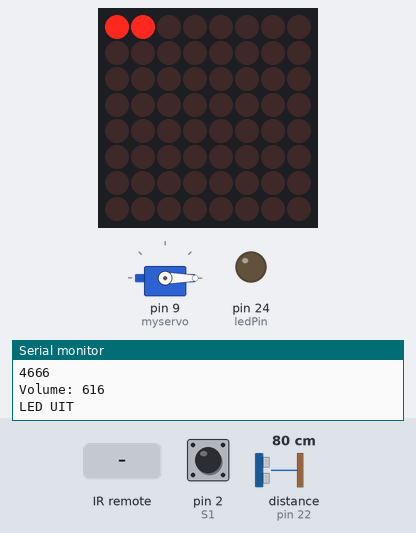
The sketch below on a simulated Arduino Mega 2560, built with avr-gcc and run on an emulated ATmega2560. On the bench: 8×8 LED matrix, servo, output pins drawn as LEDs (lit = HIGH), the last lines printed to the serial monitor. Wiring (inferred from the names in the program): ultrasonic range finder: trigger pin 23; echo pin 22; LED matrix (orientation assumed): rows pin 38, pin 45, pin 30, pin 37, pin 50, pin 31, pin 51, pin 33; columns pin 44, pin 52, pin 53, pin 36, pin 32, pin 39, pin 46, pin 47. The inputs (shaded band) are chosen by the test bench; at power-on: pin 2 (S1) HIGH, distance to the obstacle (sensor on pin 22) 80 cm. The echo pulse lasts 58.3 µs per cm; the audio player accepts every command and is not drawn; pins used as bus, display or sensor lines are not drawn.

Above: at 2.41 s.
2.8 s: pin 2 (S1) pulled LOW for 0.95 s
At 3.73 s:
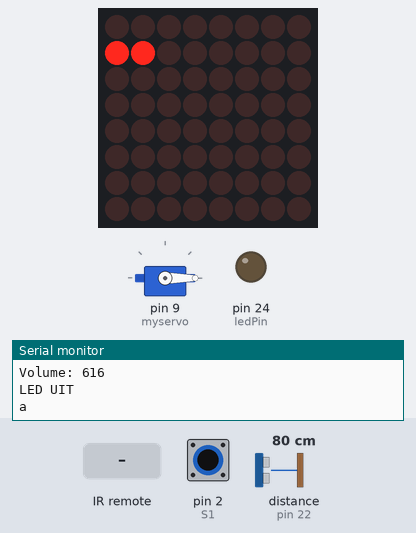
5.2 s: infrared code 0xB54AFF00 received
At 6.75 s:
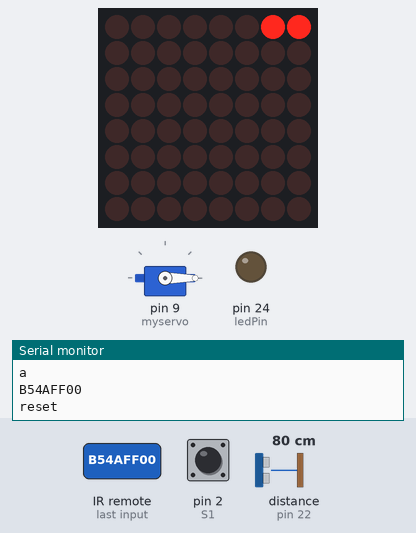
7.1 s: pin 2 (S1) pulled LOW for 0.95 s
At 7.61 s:
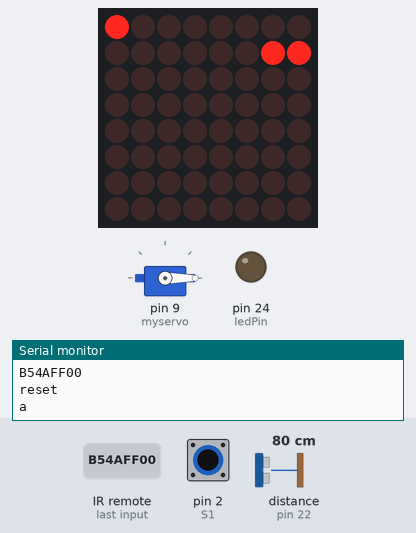
9.5 s: infrared code 0xBD42FF00 received
At 11.0 s:
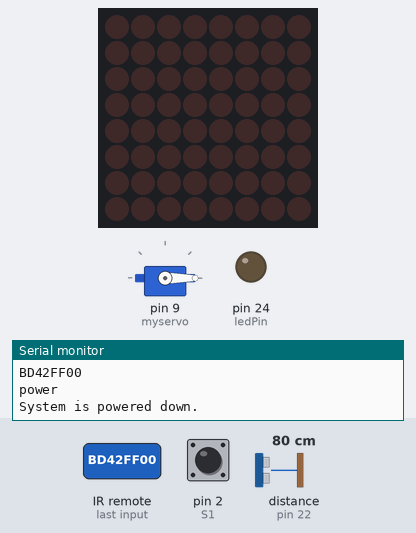
11.2 s: pin 2 (S1) pulled LOW for 3.2 s
At 13.43 s:
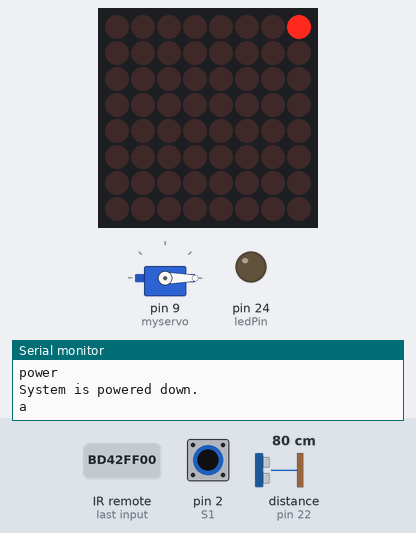
15.9 s: pin 2 (S1) pulled LOW for 0.95 s
At 16.83 s:
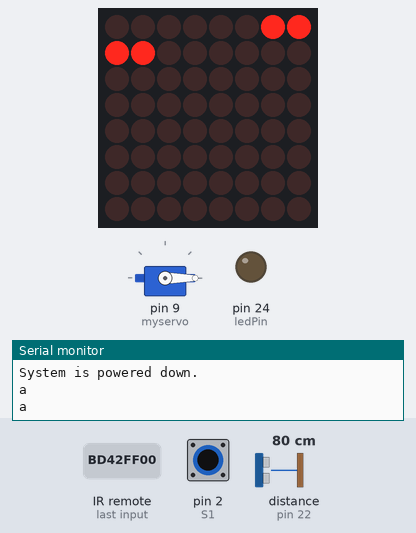

Measured:
- after the input at 2.8 s, the display: first changes at once (image 1 shows a later state)
- after the input at 5.2 s, the display: first differs from a run without the input after 0.26 s (image 2 shows a later state)
- after the input at 7.1 s, the display: first differs from a run without the input after 0.08 s (image 3 shows a later state)
- after the input at 9.5 s, the display: first differs from a run without the input after 1.2 s (image 4)
- after the input at 11.2 s, the display: first changes after 0.06 s (image 5 shows a later state)
- after the input at 15.9 s, the display: changes after 0.08 s (image 6)

The sketch:

torenspel.ino
```cpp
// code based on https://projecthub.arduino.cc/SAnwandter1/programming-8x8-led-matrix-a3b852
#include <IRremote.h>
#include "SoftwareSerial.h"
#include "DFRobotDFPlayerMini.h"
#include <Servo.h>
#include "IRremote.hpp"


static const uint8_t PIN_MP3_TX = 12;
static const uint8_t PIN_MP3_RX = 13;
SoftwareSerial softwareSerial(PIN_MP3_RX, PIN_MP3_TX);


//object voor de player
DFRobotDFPlayerMini player;

//update from SAnwandter

#define ROW_1 38
#define ROW_2 45
#define ROW_3 30
#define ROW_4 37
#define ROW_5 50
#define ROW_6 31
#define ROW_7 51
#define ROW_8 33

#define COL_1 44
#define COL_2 52
#define COL_3 53
#define COL_4 36
#define COL_5 32
#define COL_6 39
#define COL_7 46
#define COL_8 47

bool spelBezig = true;

int S1 = 2;

int s1State = 0;
bool flag = false;
int grootte = 5;
int row = 0;

bool punt = false;

int i = 0;

byte display_row[8] = { B11111111, B11111111, B11111111, B11111111, B11111111, B11111111, B11111111, B11111111 };
const byte rows[] = {
  ROW_1, ROW_2, ROW_3, ROW_4, ROW_5, ROW_6, ROW_7, ROW_8
};
const byte col[] = {
  COL_1, COL_2, COL_3, COL_4, COL_5, COL_6, COL_7, COL_8
};

float timeCount = 0;
long time = millis();
int delayTime = 10;

unsigned long lastDebounceTime = 0;  // the last time the output pin was toggled
unsigned long debounceDelay = 50;


//sensor
const int trigPin = 23;
const int echoPin = 22;
const int ledPin = 24;  // Definieer een constante voor de LED pin

long duration;
int distance;
float taken_volume;

Servo myservo;
int pos = 0;
bool servoOpen = false;

// IR Remote button codes
const unsigned long POWER_BUTTON_CODE = 0xBD42FF00;
const unsigned long VOLUME_UP_BUTTON_CODE = 0xB946FF00;
const unsigned long VOLUME_DOWN_BUTTON_CODE = 0xEA15FF00;
const unsigned long RESET_BUTTON_CODE = 0xB54AFF00;
int volume = 30;  // Volume level, default 15 (schaal van 0-30)

// Define IR receiver pin
const int IR_RECEIVER_PIN = 11;
IRrecv irReceiver(IR_RECEIVER_PIN);

void setup() {


  spelBezig = true;
  // Open serial port
  Serial.begin(9600);

  softwareSerial.begin(9600);  //Maakt gebruik van softwareserial, heb dit gedaan omdat de normale serial IO wrs al gebruikt gaat worden voor een ander component.

  if (player.begin(softwareSerial)) {
    Serial.println("OK");
    player.volume(volume);

  } else {  //indien connectie niet goed is, wordt dit aangegeven op de serial monitor.
    Serial.println("Connecting to DFPlayer Mini failed!");
  }


  // Set all used pins to OUTPUT
  // This is very important! If   the pins are set to input
  // the display will be very dim.
  for (byte i = 0; i <= 8; i++)
    pinMode(rows[i], OUTPUT);
  for (byte i = 0; i <= 8; i++)
    pinMode(col[i], OUTPUT);

  pinMode(S1, INPUT_PULLUP);
  attachInterrupt(digitalPinToInterrupt(S1), buttonPressed, FALLING);  // trigger when button pressed, but not when released.

  pinMode(trigPin, OUTPUT);
  pinMode(echoPin, INPUT);
  pinMode(ledPin, OUTPUT);

  // Setup Servo
  myservo.attach(9);
  myservo.write(pos);

  // Setup IR Receiver
  irReceiver.enableIRIn();

  meetPrijzen();
}

void loop() {

  checkAfstandsbediening();

  while (spelBezig) {
    flag = false;
    checkAfstandsbediening();

    gameLogica();

  }
}


void gameLogica() {
  if (punt) {
    player.playMp3Folder(1);
    punt = false;
  }
  if (row == 7 && !servoOpen) {
      Serial.println("servo");
      openServo();
      resetGame();
    }

  for (int i = 0; i < grootte + 8; i++) {
    if (!flag) {
      if (i < grootte) {
        display_row[row] = display_row[row] << 1;

      } else {
        byte x = B11111111;

        display_row[row] = ((display_row[row] << 1) | (x >> (7 - (i - grootte))));
      }
      time = millis();
      while (millis() - time < delayTime) {
        drawScreen();
      }
    }
  }

  for (int i = grootte + 8; i > 0; i--) {
    if (!flag) {
      if (i > 8) {
        display_row[row] = display_row[row] >> 1;

      } else {
        byte x = B11111111;

        display_row[row] = ((display_row[row] >> 1) | (x << (i - 1)));
      }
      delay(1);
      // Serial.println(flag); //niet verwijderen, ik heb geen idee waarom, maar zonder dit werkt het niet lol
      time = millis();
      while (millis() - time < delayTime) {
        drawScreen();
      }
    }
  }
}

void drawScreen() {
  // Turn on each   row in series
  for (byte o = 0; o < 8; o++)  // count next row
  {
    digitalWrite(rows[o], HIGH);  //initiate whole row
    for (byte a = 0; a < 8; a++)  // count next row
    {
      // if You set   (~buffer2[i] >> a) then You will have positive
      digitalWrite(col[a], (display_row[o] >> a) & 0x01);  // initiate whole column

      delayMicroseconds(500);  // uncoment deley for diferent speed of display
      //delayMicroseconds(1000);
      //  delay(1);

      digitalWrite(col[a], 1);  // reset whole column
    }

    digitalWrite(rows[o], LOW);  // reset whole row
                                 // otherwise last row will intersect with next   row
  }
}

void buttonPressed() {


  if (millis() - lastDebounceTime > debounceDelay && !flag) {
    flag = true;
    lastDebounceTime = millis();

    Serial.println("a");


    punt = true;

    row++;

    if (row > 1) {
      display_row[row - 1] = (display_row[row - 2] | display_row[row - 1]);
      grootte = 0;
      for (int i = 0; i < 8; i++) {
        if (((display_row[row - 1] >> i) & 0x01) == 0) {
          grootte++;
        }
      }
    }


    if(grootte == 0){
      resetGame();
    }
  }
}

void meetPrijzen() {
  //zetten in het begin van de code
  digitalWrite(trigPin, LOW);
  delayMicroseconds(2);
  digitalWrite(trigPin, HIGH);
  delayMicroseconds(10);
  digitalWrite(trigPin, LOW);

  long duration = pulseIn(echoPin, HIGH);
  long distance = duration * 0.034 / 2;

  Serial.println(duration);
  // Controleer op foutieve metingen
  if (distance > 0 && distance < 2000) {  // Stel een maximumwaarde in die logisch is voor jouw toepassing
    long volume = distance * 7.8;
    Serial.print("Volume: ");
    Serial.println(volume);

    if (volume == 156) {
      Serial.println("LED AAN");
      digitalWrite(ledPin, HIGH);
    } else {
      Serial.println("LED UIT");
      digitalWrite(ledPin, LOW);
    }
  } else {
    Serial.println("Foutieve meting, wordt genegeerd");
  }

  delay(1000);  // Voeg een korte vertraging toe om het gemakkelijker te maken de seriële uitvoer te lezen LATER VERWIJDEREN
}

void openServo() {

  servoOpen = true;
  myservo.write(180);
  delay(5000);
  myservo.write(0);
}


void checkAfstandsbediening() {
  if (IrReceiver.decode()) {
    unsigned long receivedCode = IrReceiver.decodedIRData.decodedRawData;

    Serial.println(receivedCode, HEX);

    if (receivedCode == POWER_BUTTON_CODE) {
      Serial.println("power");

      if(spelBezig){
        powerDownSystem();
      }else{
        powerUpSystem();
      }

    } else if (receivedCode == VOLUME_UP_BUTTON_CODE) {

        Serial.print("Volume Up: ");
        volume += 5;
        updateVolume();

    } else if (receivedCode == VOLUME_DOWN_BUTTON_CODE) {

        Serial.print("Volume Down: ");
        volume -= 5;
        updateVolume();

    } else if (receivedCode == RESET_BUTTON_CODE){
      Serial.println("reset");
      resetGame();
    }

    IrReceiver.resume();
  }
}


void updateVolume() {
  // Update volume function for DFPlayer Mini
  Serial.println(volume);
  player.volume(volume);
}

void powerDownSystem() {
  // Turn off 8x8 LED Matrix
  spelBezig = false;

  // Disable DFPlayer Mini
  // player.disable(); // Disable DFPlayer Mini module

  Serial.println("System is powered down.");
}

void powerUpSystem() {
  setup();  // Reinitialize pins and components

  resetGame();

  Serial.println("System is powered up.");
}

void resetGame() {
  grootte = 5;  // Reset grootte naar oorspronkelijke waarde
  row = 0;      // Reset row naar oorspronkelijke waarde
  for (int i = 0; i < 8; i++) {
    display_row[i] = B11111111;  // Reset elke byte in display_row naar B11111111
  }
  spelBezig = true;
}
```
